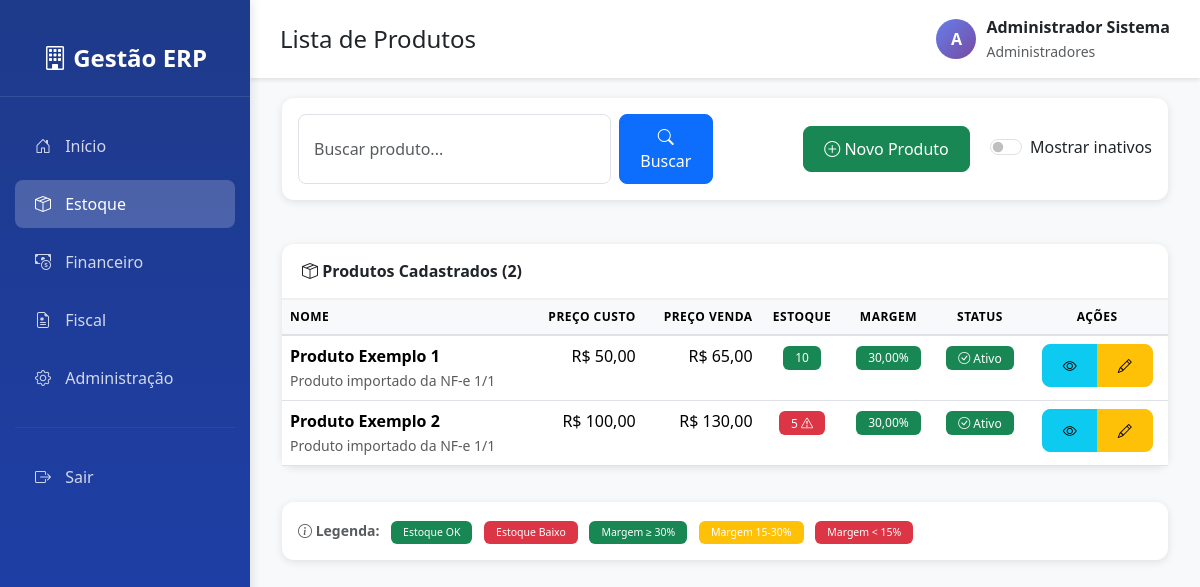
/estoque/produtos/ (signed in), run on the app's committed database.
### estoque/models.py (models this page shows, shortened)
class Produto(models.Model):
    nome = models.CharField(
        max_length=200,
        verbose_name="Nome do Produto",
        help_text="Nome completo do produto"
    )
    descricao = models.TextField(
        blank=True,
        null=True,
        verbose_name="Descrição",
        help_text="Descrição detalhada do produto (opcional)"
    )
    preco_custo = models.DecimalField(
        max_digits=10,
        decimal_places=2,
        validators=[MinValueValidator(Decimal('0.01'))],
        verbose_name="Preço de Custo",
        help_text="Valor pago pelo produto (custo de aquisição)"
    )
    preco_venda = models.DecimalField(
        max_digits=10,
        decimal_places=2,
        validators=[MinValueValidator(Decimal('0.01'))],
        verbose_name="Preço de Venda",
        help_text="Valor de venda do produto ao cliente"
    )
    estoque_atual = models.IntegerField(
        default=0,
        validators=[MinValueValidator(0)],
        verbose_name="Estoque Atual",
        help_text="Quantidade disponível em estoque"
    )
    estoque_minimo = models.IntegerField(
        default=10,
        validators=[MinValueValidator(0)],
        verbose_name="Estoque Mínimo",
        help_text="Quantidade mínima para alerta de reposição"
    )
    ativo = models.BooleanField(
        default=True,
        verbose_name="Produto Ativo",
        help_text="Indica se o produto está disponível para movimentação"
    )
    usuario_criacao = models.ForeignKey(
        User,
        on_delete=models.PROTECT,
        related_name='produtos_criados',
        default=1,
        verbose_name="Criado por",
        help_text="Usuário que cadastrou o produto"
    )
    data_criacao = models.DateTimeField(
        auto_now_add=True,
        verbose_name="Data de Criação"
    )
    usuario_modificacao = models.ForeignKey(
        User,
        on_delete=models.PROTECT,
        related_name='produtos_modificados',
        null=True,
        blank=True,
        verbose_name="Modificado por",
        help_text="Último usuário que modificou o produto"
    )
    data_modificacao = models.DateTimeField(
        auto_now=True,
        verbose_name="Data de Modificação"
    )
    class Meta:
        verbose_name = "Produto"
        verbose_name_plural = "Produtos"
        ordering = ['nome']  # Ordenar alfabeticamente por nome
    def calcular_margem_lucro(self):
        if self.preco_custo > 0:
            margem = ((self.preco_venda - self.preco_custo) / self.preco_custo) * 100
            return round(margem, 2)
        return Decimal('0.00')
    def estoque_baixo(self):
        return self.estoque_atual < self.estoque_minimo

### estoque/views.py (the view)
# urls.py: path('produtos/', views.lista_produtos, name='lista_produtos'),
@login_required
def lista_produtos(request):
    busca = request.GET.get('busca', '')
    mostrar_inativos = request.GET.get('inativos', 'false') == 'true'
    produtos = Produto.objects.all()
    if busca:
        produtos = produtos.filter(
            Q(nome__icontains=busca) | Q(descricao__icontains=busca)
        )
    if not mostrar_inativos:
        produtos = produtos.filter(ativo=True)
    produtos = produtos.order_by('nome').select_related(
        'usuario_criacao', 'usuario_modificacao'
    )
    context = {
        'produtos': produtos,
        'busca': busca,
        'mostrar_inativos': mostrar_inativos,
    }
    return render(request, 'estoque/lista_produtos.html', context)

### templates/estoque/lista_produtos.html (shortened to what this page needs)
{% extends 'base.html' %}
{% block page_title %}Lista de Produtos{% endblock %}
{% block content %}
<div class="container-fluid">
    <div class="row mb-4">
        <div class="col-12">
            <div class="card">
                <div class="card-body">
                    <div class="row align-items-center">
                        <div class="col-md-6">
                            <form method="get" class="d-flex gap-2">
                                <input type="text"
                                       name="busca"
                                       class="form-control"
                                       placeholder="Buscar produto..."
                                       value="{{ busca }}">
                                <button type="submit" class="btn btn-primary">
                                    <i class="bi bi-search"></i> Buscar
                                </button>
                            </form>
                        </div>
                        <div class="col-md-6 text-end mt-3 mt-md-0">
                            {% if perms.estoque.add_produto %}
                            <a href="{% url 'estoque:cadastrar_produto' %}" class="btn btn-success">
                                <i class="bi bi-plus-circle"></i> Novo Produto
                            </a>
                            {% endif %}
                            <div class="form-check form-switch d-inline-block ms-3">
                                <input class="form-check-input"
                                       type="checkbox"
                                       id="mostrarInativos"
                                       onchange="toggleInativos()">
                                <label class="form-check-label" for="mostrarInativos">
                                    Mostrar inativos
                                </label>
                            </div>
                        </div>
                    </div>
                </div>
            </div>
        </div>
    </div>
    <div class="row">
        <div class="col-12">
            <div class="card">
                <div class="card-header">
                    <i class="bi bi-box-seam"></i>
                    Produtos Cadastrados ({{ produtos|length }})
                </div>
                <div class="card-body p-0">
                    {% if produtos %}
                    <div class="table-responsive">
                        <table class="table table-hover mb-0">
                            <thead>
                                <tr>
                                    <th>Nome</th>
                                    <th class="text-end">Preço Custo</th>
                                    <th class="text-end">Preço Venda</th>
                                    <th class="text-center">Estoque</th>
                                    <th class="text-center">Margem</th>
                                    <th class="text-center">Status</th>
                                    <th class="text-center">Ações</th>
                                </tr>
                            </thead>
                            <tbody>
                                {% for produto in produtos %}
                                <tr {% if not produto.ativo %}class="table-secondary"{% endif %}>
                                    <td>
                                        <strong>{{ produto.nome }}</strong>
                                        {% if produto.descricao %}
                                        <br>
                                        <small class="text-muted">{{ produto.descricao|truncatewords:10 }}</small>
                                        {% endif %}
                                    </td>
                                    <td class="text-end">R$ {{ produto.preco_custo|floatformat:2 }}</td>
                                    <td class="text-end">R$ {{ produto.preco_venda|floatformat:2 }}</td>
                                    <td class="text-center">
                                        {% if produto.estoque_baixo %}
                                        <span class="badge bg-danger">
                                            {{ produto.estoque_atual }}
                                            <i class="bi bi-exclamation-triangle"></i>
                                        </span>
                                        {% else %}
                                        <span class="badge bg-success">{{ produto.estoque_atual }}</span>
                                        {% endif %}
                                    </td>
                                    <td class="text-center">
                                        {% with margem=produto.calcular_margem_lucro %}
                                        <span class="badge {% if margem >= 30 %}bg-success{% elif margem >= 15 %}bg-warning{% else %}bg-danger{% endif %}">
                                            {{ margem }}%
                                        </span>
                                        {% endwith %}
                                    </td>
                                    <td class="text-center">
                                        {% if produto.ativo %}
                                        <span class="badge bg-success">
                                            <i class="bi bi-check-circle"></i> Ativo
                                        </span>
                                        {% else %}
                                        <span class="badge bg-secondary">
                                            <i class="bi bi-x-circle"></i> Inativo
                                        </span>
                                        {% endif %}
                                    </td>
                                    <td class="text-center">
                                        <div class="btn-group btn-group-sm">
                                            <a href="{% url 'estoque:detalhes_produto' produto.id %}"
                                               class="btn btn-info"
                                               title="Ver detalhes">
                                                <i class="bi bi-eye"></i>
                                            </a>
                                            {% if perms.estoque.change_produto %}
                                            <a href="{% url 'admin:estoque_produto_change' produto.id %}"
                                               class="btn btn-warning"
                                               title="Editar">
                                                <i class="bi bi-pencil"></i>
                                            </a>
                                            {% endif %}
                                        </div>
                                    </td>
                                </tr>
                                {% endfor %}
                            </tbody>
                        </table>
                    </div>
                    {% endif %}
                </div>
            </div>
        </div>
    </div>
    {% if produtos %}
    <div class="row mt-3">
        <div class="col-12">
            <div class="card">
                <div class="card-body">
                    <small class="text-muted">
                        <i class="bi bi-info-circle"></i> <strong>Legenda:</strong>
                        <span class="badge bg-success ms-2">Estoque OK</span>
                        <span class="badge bg-danger ms-2">Estoque Baixo</span>
                        <span class="badge bg-success ms-2">Margem ≥ 30%</span>
                        <span class="badge bg-warning ms-2">Margem 15-30%</span>
                        <span class="badge bg-danger ms-2">Margem < 15%</span>
                    </small>
                </div>
            </div>
        </div>
    </div>
    {% endif %}
</div>
{% endblock %}

### templates/base.html (shortened to what this page needs)
{% load static %}
<!DOCTYPE html>
<html lang="pt-br">
<head>
    <link href="https://cdn.jsdelivr.net/npm/bootstrap@5.3.3/dist/css/bootstrap.min.css" rel="stylesheet">
    <link rel="stylesheet" href="https://cdn.jsdelivr.net/npm/bootstrap-icons@1.11.3/font/bootstrap-icons.min.css">
</head>
<body>
    <div class="sidebar" id="sidebar">
        <div class="logo">
            <i class="bi bi-building"></i> Gestão ERP
        </div>
        <nav class="nav flex-column">
            <a class="nav-link {% if request.resolver_match.url_name == 'index' %}active{% endif %}" href="{% url 'index' %}">
                <i class="bi bi-house-door"></i> Início
            </a>
            {% if perms.estoque.view_produto %}
            <a class="nav-link {% if 'estoque' in request.path %}active{% endif %}" href="{% url 'estoque:dashboard' %}">
                <i class="bi bi-box-seam"></i> Estoque
            </a>
            {% endif %}
            {% if perms.financeiro.view_receita %}
            <a class="nav-link {% if 'financeiro' in request.path %}active{% endif %}" href="{% url 'financeiro:dashboard' %}">
                <i class="bi bi-cash-coin"></i> Financeiro
            </a>
            {% endif %}
            <a class="nav-link {% if 'fiscal' in request.path %}active{% endif %}" href="{% url 'fiscal:dashboard' %}">
                <i class="bi bi-file-earmark-medical"></i> Fiscal
            </a>
            {% if user.is_staff %}
            <a class="nav-link" href="{% url 'admin:index' %}" target="_blank">
                <i class="bi bi-gear"></i> Administração
            </a>
            {% endif %}
            <hr style="border-color: rgba(255,255,255,0.2); margin: 20px 15px;">
            <a class="nav-link" href="{% url 'logout' %}">
                <i class="bi bi-box-arrow-right"></i> Sair
            </a>
        </nav>
    </div>
    <div class="main-content">
        <div class="top-bar">
            <div>
                <h4 class="mb-0 d-none d-md-inline">{% block page_title %}Dashboard{% endblock %}</h4>
            </div>
            <div class="user-info">
                <div class="user-avatar">
                    {{ user.first_name.0|default:user.username.0|upper }}
                </div>
                <div>
                    <div style="font-weight: 600;">{{ user.get_full_name|default:user.username }}</div>
                    <small class="text-muted">
                        {% if user.groups.all %}
                            {{ user.groups.first.name }}
                        {% else %}
                            Usuário
                        {% endif %}
                    </small>
                </div>
            </div>
        </div>
        {% block content %}
        {% endblock %}
    </div>
</body>
</html>

### templates/base.html (style rules this page uses)
:root { --primary-color: #0d6efd; --secondary-color: #6c757d; --success-color: #198754; --danger-color: #dc3545; --warning-color: #ffc107; --info-color: #0dcaf0; --sidebar-width: 250px; }
body { font-family: 'Segoe UI', Tahoma, Geneva, Verdana, sans-serif; background-color: #f8f9fa; }
.sidebar { position: fixed; top: 0; left: 0; height: 100vh; width: var(--sidebar-width); background: linear-gradient(180deg, #1e3a8a 0%, #1e40af 100%); padding-top: 20px; z-index: 1000; box-shadow: 2px 0 10px rgba(0,0,0,0.1); }
.sidebar .logo { text-align: center; padding: 20px; color: white; font-size: 24px; font-weight: bold; border-bottom: 1px solid rgba(255,255,255,0.1); margin-bottom: 20px; }
.sidebar .nav-link { color: rgba(255,255,255,0.8); padding: 12px 20px; margin: 5px 15px; border-radius: 8px; transition: all 0.3s; }
.sidebar .nav-link.active { background-color: rgba(255,255,255,0.2); color: white; }
.sidebar .nav-link i { margin-right: 10px; width: 20px; text-align: center; }
.main-content { margin-left: var(--sidebar-width); padding: 20px; min-height: 100vh; }
.top-bar { background-color: white; padding: 15px 30px; margin: -20px -20px 20px -20px; box-shadow: 0 2px 4px rgba(0,0,0,0.1); display: flex; justify-content: space-between; align-items: center; }
.user-info { display: flex; align-items: center; gap: 10px; }
.user-avatar { width: 40px; height: 40px; border-radius: 50%; background: linear-gradient(135deg, #667eea 0%, #764ba2 100%); display: flex; align-items: center; justify-content: center; color: white; font-weight: bold; }
.card { border: none; border-radius: 12px; box-shadow: 0 2px 8px rgba(0,0,0,0.1); margin-bottom: 20px; transition: transform 0.3s, box-shadow 0.3s; }
.card-header { background-color: transparent; border-bottom: 2px solid #f0f0f0; font-weight: 600; padding: 15px 20px; }
.table { background-color: white; }
.table thead th { background-color: #f8f9fa; border-bottom: 2px solid #dee2e6; font-weight: 600; text-transform: uppercase; font-size: 12px; letter-spacing: 0.5px; }
.table tbody tr { transition: background-color 0.2s; }
.btn { border-radius: 8px; padding: 10px 20px; font-weight: 500; transition: all 0.3s; }
.badge { padding: 6px 12px; border-radius: 6px; font-weight: 500; }
.form-control, .form-select { border-radius: 8px; border: 1px solid #dee2e6; padding: 10px 15px; }

### data on the page
Produto: nome "Produto Exemplo 1", descricao "Produto importado da NF-e 1/1", preco_custo "50,00", preco_venda "65,00", estoque_atual "10", calcular_margem_lucro "30,00", ativo True (drawn)
Produto: nome "Produto Exemplo 2", descricao "Produto importado da NF-e 1/1", preco_custo "100,00", preco_venda "130,00", estoque_atual "5", calcular_margem_lucro "30,00", ativo True (drawn)

### other printed values
{{ user.first_name.0|default:user.username.0|upper }} "A"
{{ user.get_full_name|default:user.username }} "Administrador Sistema"
{{ user.groups.first.name }} "Administradores"
{{ produtos|length }} "2"
